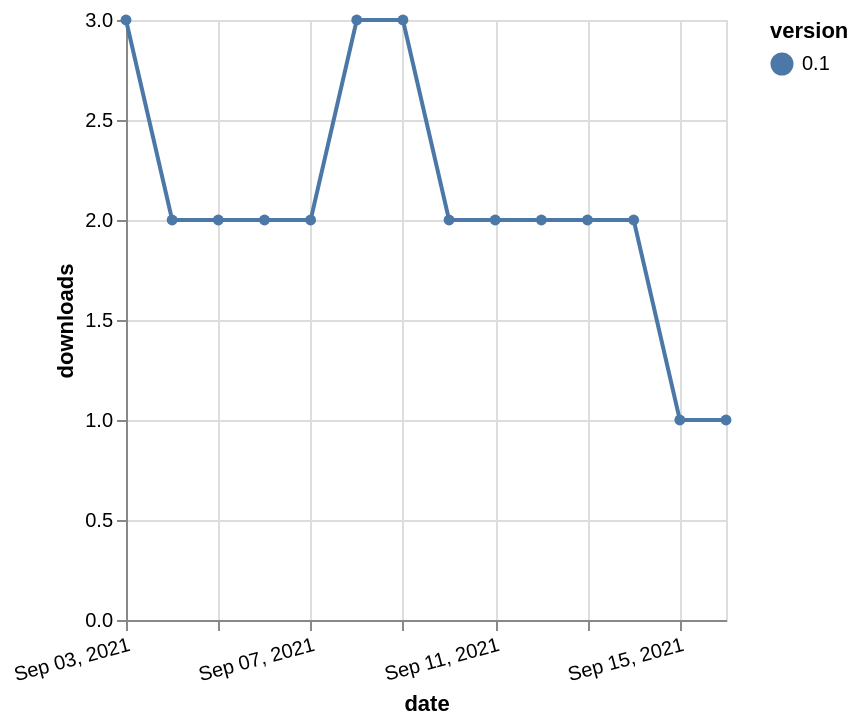

Vega-Lite specification for this chart:
### Vega-Lite specification from a JSON file in a GitHub repository (floating-point values rounded to 4 significant figures)
{"$schema": "https://vega.github.io/schema/vega-lite/v5.json", "description": "A simple bar chart with embedded data.", "data": {"values": [{"date": "2021-09-03", "total": 2593, "delta": 3, "version": "0.1"}, {"date": "2021-09-04", "total": 2595, "delta": 2, "version": "0.1"}, {"date": "2021-09-05", "total": 2597, "delta": 2, "version": "0.1"}, {"date": "2021-09-06", "total": 2599, "delta": 2, "version": "0.1"}, {"date": "2021-09-07", "total": 2601, "delta": 2, "version": "0.1"}, {"date": "2021-09-08", "total": 2604, "delta": 3, "version": "0.1"}, {"date": "2021-09-09", "total": 2607, "delta": 3, "version": "0.1"}, {"date": "2021-09-10", "total": 2609, "delta": 2, "version": "0.1"}, {"date": "2021-09-11", "total": 2611, "delta": 2, "version": "0.1"}, {"date": "2021-09-12", "total": 2613, "delta": 2, "version": "0.1"}, {"date": "2021-09-13", "total": 2615, "delta": 2, "version": "0.1"}, {"date": "2021-09-14", "total": 2617, "delta": 2, "version": "0.1"}, {"date": "2021-09-15", "total": 2618, "delta": 1, "version": "0.1"}, {"date": "2021-09-16", "total": 2619, "delta": 1, "version": "0.1"}]}, "width": "container", "mark": {"type": "line", "point": {"filled": true}}, "encoding": {"x": {"field": "date", "type": "temporal", "timeUnit": "yearmonthdate", "title": "date", "axis": {"labelAngle": -15}}, "y": {"field": "delta", "type": "quantitative", "title": "downloads"}, "color": {"field": "version", "type": "nominal"}, "tooltip": {"field": "delta"}}}
